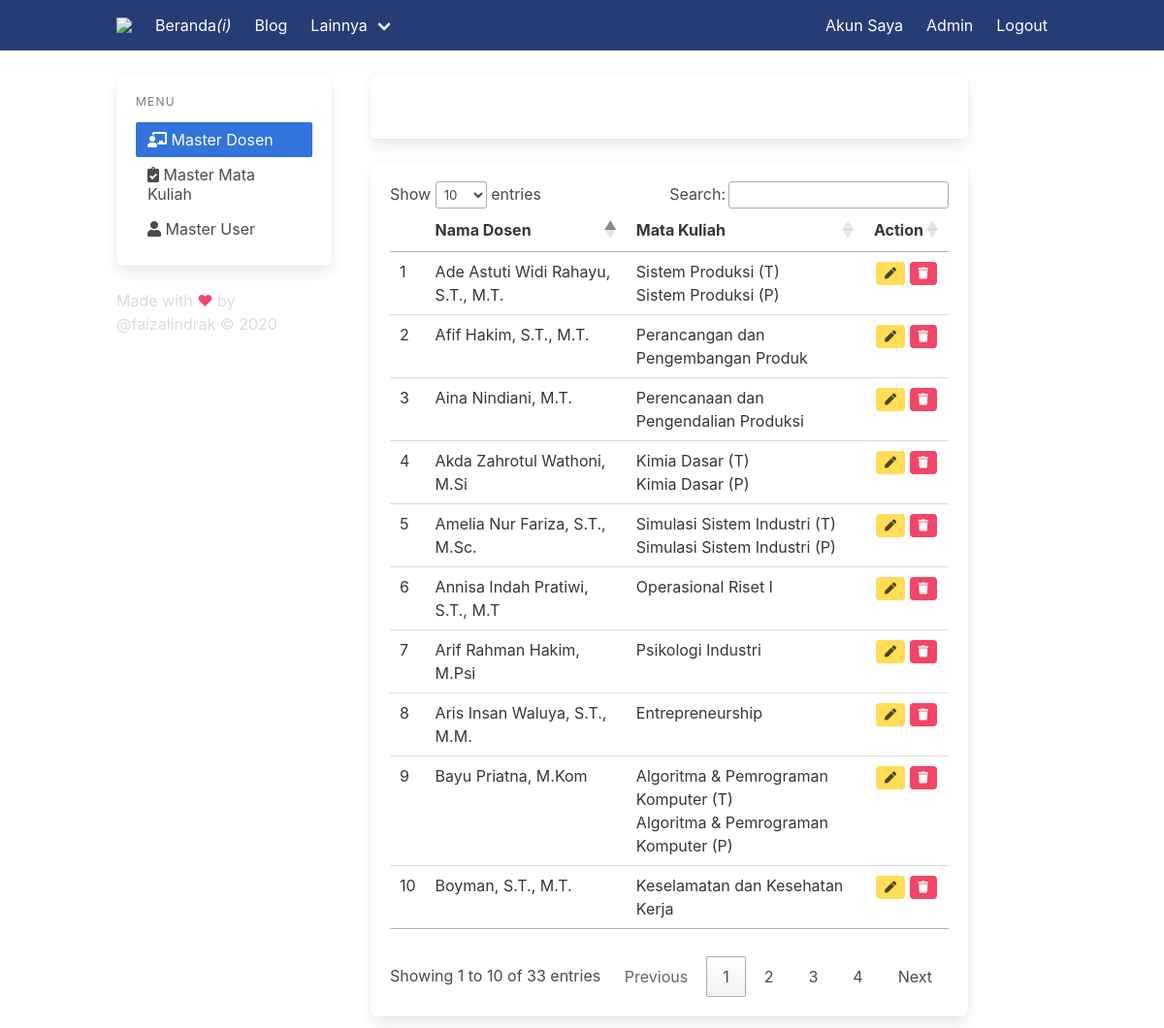
Page /admin/master/dosen (signed in) on the committed database.
### web/models.py (models this page shows, shortened)
class Dosen(db.Model):
    dosen_id = db.Column(db.Integer, primary_key=True)
    nama_dosen = db.Column(db.String(100), nullable=False)
    nidn = db.Column(db.String(20), nullable=True)
    jadwal_dosen = db.relationship('Jadwal', backref='lecturer', lazy=True)
    tugas_dosen = db.relationship('Tugas', backref='penugas', lazy=True)
    materi_dosen = db.relationship('Materi', backref='pemateri', lazy=True)
    subjects = db.relationship('Makul', secondary=makul_dosen, backref=db.backref('lecturers'))

class Makul(db.Model):
    makul_id = db.Column(db.Integer, primary_key=True)
    kode_mk = db.Column(db.String(20))
    kurikulum = db.Column(db.String(5))
    nama_mk = db.Column(db.String(100), nullable=False)
    sks = db.Column(db.Integer, nullable=False)
    semester = db.Column(db.Integer, nullable=False)
    jenis_mk = db.Column(db.String(5))
    jadwal_makul = db.relationship('Jadwal', backref='subject', lazy=True)
    tugas_makul = db.relationship('Tugas', backref='task', lazy=True)
    materi_makul = db.relationship('Materi', backref='docs', lazy=True)

### web/routes.py (the view)
@app.route('/admin/master/dosen')
@admin_required
@login_required
def masterdosen():
    data_dosen = Dosen.query.all()
    return render_template('master-dosen.html', title='Admin - Master Data Dosen', data_dosen=data_dosen)

### web/models.py (called while the page is built)
@login_manager.user_loader
def load_user(user_id):
    return User.query.filter_by(id=user_id).first()

### web/routes.py (called while the page is built)
def admin_required(f):
    @wraps(f)
    def wrap(*args, **kwargs):
        if current_user.user_level == 3:
            return f(*args, **kwargs)
        else:
            flash("You need to be an admin to view this page.")
            return redirect(url_for('home'))
    return wrap

### web/templates/master-dosen.html (shortened to what this page needs)
{% extends "master-layout.html" %}
{% block content %}
<div class="box div-bg">
    <h1 class="title is-4 has-text-white">Master Data Dosen</h1>
</div>
<div class="box">
    <table class="table" id="dataDosen" width="100%" cellspacing="0">
        <thead>
            <tr>
                <th></th>
                <th>Nama Dosen</th>
                <th>Mata Kuliah</th>
                <th>Action</th>
            </tr>
        </thead>
        <tbody>
            {% for dosen in data_dosen %}
                <tr>
                    <td></td>
                    <td>{{dosen.nama_dosen}}</td>
                    <td>{% for m in dosen.subjects %}
                            {{ m.nama_mk}} <br>
                        {% endfor %}
                    </td>
                    <td class="has-text-centered">
                        <a href="{{url_for('masterdosen')}}" class="tag is-warning"><i class="fa fa-pen"></i></a>
                        <a href="{{url_for('masterdosen')}}" class="tag is-small is-danger"><i class="fa fa-trash"></i></a>
                    </td>
                </tr>
            {% endfor %}
        </tbody>
    </table>
</div>
{% endblock %}

### web/templates/master-layout.html (shortened to what this page needs)
<!DOCTYPE html>
<html>
<head>
    <link rel="stylesheet" href="{{ url_for('static', filename='css/mystyles.css') }}">
    <link rel="stylesheet" href="{{ url_for('static', filename='css/custom.css') }}">
    <link rel="stylesheet" href="{{ url_for('static', filename='css/fa/css/all.min.css') }}">
    <link rel="stylesheet" href="//cdn.datatables.net/1.10.21/css/jquery.dataTables.min.css">
</head>
<body>
    {% include "navbar.html" %}
    {% set first_column = "column is-3" %}
    {% set second_column = "column is-8" %}
    {% set third_column = "column is-1" %}
    <div class="container">
        {% if request.path == '/admin/master/dosen' %}
            {% set master_dosen_isactive = "is-active"%}
        {% elif request.path == '/admin/master/makul' %}
            {% set master_makul_isactive = "is-active"%}
        {% elif request.path == '/admin/master/user' %}
            {% set master_user = "is-active"%}
        {% else %}
            {% set master_makul_isactive = ""%}
            {% set master_user = ""%}
            {% set master_dosen_isactive = ""%}
        {% endif %}
        <div class="columns">
            <div class="{{first_column}}">
                <aside class="menu box is-hidden-mobile">
                    <p class="menu-label">
                        Menu
                    </p>
                    <ul class="menu-list">
                        <li><a href="{{ url_for('masterdosen') }}" class="{{master_dosen_isactive}}"><i
                                    class="fa fa-chalkboard-teacher"> </i> Master Dosen</a></li>
                        <li><a href="{{ url_for('mastermakul') }}" class="{{master_makul_isactive}}"><i
                                    class="fa fa-clipboard-check"></i> Master Mata Kuliah</a></li>
                        <li><a href="{{ url_for('masteruser') }}" class="{{master_user}}"><i class="fa fa-user"></i>
                                Master User</a>
                        </li>
                    </ul>
                </aside>
                <p class="has-text-grey-lighter is-hidden-mobile">
                    Made with <span class="has-text-danger is-size-6">♥</span> by @faizalindrak &copy; 2020
                </p>
            </div>
            <div class="{{second_column}}">
                <div class="ml-4">
                    {% block content %}
                    {% endblock %}
                </div>
            </div>
            <div class="{{third_column}}">
            </div>
        </div>
    </div>
</body>
</html>

### web/templates/navbar.html (shortened to what this page needs)
<nav class="navbar is-primary" role="navigation" aria-label="main navigation">
    <div class="container">
        <div class="navbar-brand">
        <a class="navbar-item" href="#">
            <img src="{{ url_for('static', filename='logo.png') }}">
        </a>
        </div>
        <div id="navbarBasicExample" class="navbar-menu">
        <div class="navbar-start">
            <a class="navbar-item" href="{{ url_for('home') }}">
            Beranda<i> (i)</i>
            </a>
            <a class="navbar-item" href="{{ url_for('blog') }}">
            Blog
            </a>
            <div class="navbar-item has-dropdown is-hoverable">
                <a class="navbar-link">
                    Lainnya
                </a>
            </div>
        </div>
            <div class="navbar-end">
                {% if current_user.is_authenticated %}
                        <a class="navbar-item" href="{{ url_for('account') }}">
                        Akun Saya
                        </a>
                        <a class="navbar-item" href="{{ url_for('masterdosen')}}"> Admin</a>
                        <a class="navbar-item" href="{{ url_for('logout')}}">
                            Logout
                        </a>
                {% endif %}
            </div>
        </div>
        </div>
  </nav>

### rows in the picture
Dosen: nama_dosen "Aris Insan Waluya, S.T., M.M."
Makul: nama_mk "Entrepreneurship"
Dosen: nama_dosen "Boyman, S.T., M.T."
Makul: nama_mk "Keselamatan dan Kesehatan Kerja"
Dosen: nama_dosen "Afif Hakim, S.T., M.T."
Makul: nama_mk "Perancangan dan Pengembangan Produk"
Dosen: nama_dosen "Aina Nindiani, M.T."
Makul: nama_mk "Perencanaan dan Pengendalian Produksi"
Dosen: nama_dosen "Ade Astuti Widi Rahayu, S.T., M.T."
Makul: nama_mk "Sistem Produksi (T)"
Makul: nama_mk "Sistem Produksi (P)"
Dosen: nama_dosen "Arif Rahman Hakim, M.Psi"
Makul: nama_mk "Psikologi Industri"
Dosen: nama_dosen "Annisa Indah Pratiwi, S.T., M.T"
Makul: nama_mk "Operasional Riset I"
Dosen: nama_dosen "Bayu Priatna, M.Kom"
Makul: nama_mk "Algoritma & Pemrograman Komputer (T)"
Makul: nama_mk "Algoritma & Pemrograman Komputer (P)"
Dosen: nama_dosen "Akda Zahrotul Wathoni, M.Si"
Makul: nama_mk "Kimia Dasar (T)"
Makul: nama_mk "Kimia Dasar (P)"
Dosen: nama_dosen "Amelia Nur Fariza, S.T., M.Sc."
Makul: nama_mk "Simulasi Sistem Industri (T)"
Makul: nama_mk "Simulasi Sistem Industri (P)"
